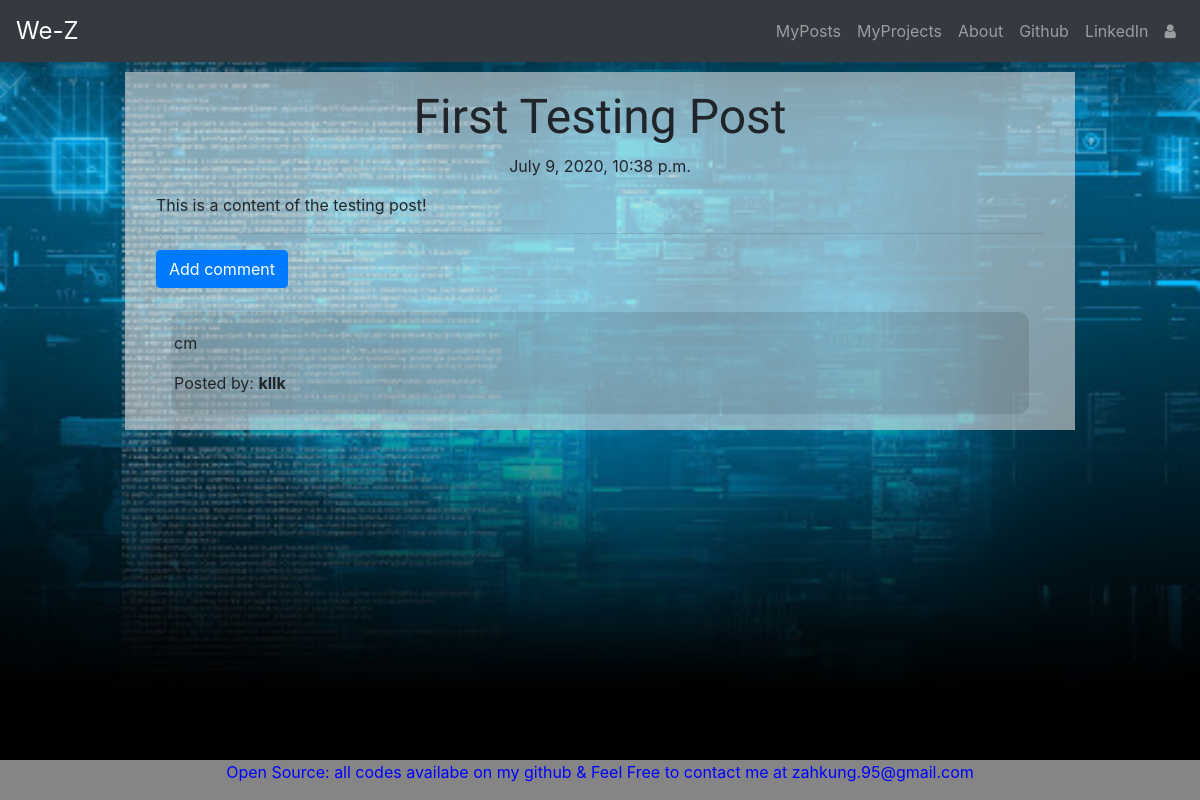
/post/1, run on the app's committed database.
### porfolio/models.py (models this page shows, shortened)
class Post(models.Model):
    author = models.ForeignKey('auth.User',on_delete=models.CASCADE)
    title = models.CharField(max_length=200)
    text = models.TextField()
    create_date = models.DateTimeField(default=timezone.now)
    published_date = models.DateTimeField(blank=True,null=True)

class Comment(models.Model):
    post = models.ForeignKey('porfolio.post',related_name='comments',on_delete=models.CASCADE)
    author = models.CharField(max_length=200)
    text = models.TextField()
    create_date = models.DateTimeField(default=timezone.now)
    approved_comment =models.BooleanField(default=False)

### porfolio/views.py (the view)
# urls.py: path('post/<int:pk>',views.PostDetailView.as_view(),name='post_detail'),
class PostDetailView(DetailView):
    model = Post
    template_name = 'post/post_detail.html'

### templates/post/post_detail.html (shortened to what this page needs)
{% extends 'porfolio/base.html' %}
{%block body_block %}
  <div class='loader' style="margin:1em 1em 1em 1em;">
  <h1 class="posttitle loader">{{post.title}}</h1>
    {% if post.published_date %}
        <div class="date postdate">
            {{ post.published_date }}
        </div>
    {% else %}
        <a class="btn btn-outline-dark" href="{% url 'post_publish' pk=post.pk %}">Publish</a>
    {% endif %}
    <p class='postcontent' >{{ post.text|safe|linebreaksbr }}</p>
    <hr>
    <a class="btn btn-primary" style="margin:auto;" href="{% url 'add_comment_to_post' pk=post.pk %}">Add comment</a>
    <div class="container">
      {% for comment in post.comments.all %}
      <br>
        {% if user.is_authenticated or comment.approved_comment %}
          <div style="border:3px solid rgba(0,0,0,0.0);background-color:rgba(0,0,0,0.1);border-radius: 10px;">
            <p>{{ comment.text|safe|linebreaks }}</p>
            <p>Posted by: <strong>{{ comment.author }}</strong></p>
          </div>
        {% endif %}
      {% empty %}
        <p>No comments posted.</p>
      {% endfor %}
    </div>
  </div>
{%endblock%}

### porfolio/static/css/porfolio.css (style rules this page uses)
#bg { background-repeat: no-repeat; background-position: center; background-attachment: fixed; -webkit-background-size: cover; -moz-background-size: cover; -o-background-size: cover; background: ound-size: cover; }
.postdate { text-align: center; }
.posttitle { font-family: 'Russo One', sans-serif; text-align: center; }
@media screen and (min-width: 601px) { .posttitle { font-size: 3em; } }
.postcontent { margin: 10px 5px 15px 20px; font-family: 'Montserrat'; font-size: 1.5em; }
@media screen and (min-width: 601px) { .postcontent { font-size: 1.5em; } }
.loader { filter:hue-rotate(0deg); color: linear-gradient(45deg,#0f8,#08f); animation:hue 5000ms infinite linear; }

### data on the page
Post: title "First Testing Post", published_date "July 9, 2020, 10:38 p.m.", text "This is a content of the testing post!"
Comment: text "cm", author "kllk"
